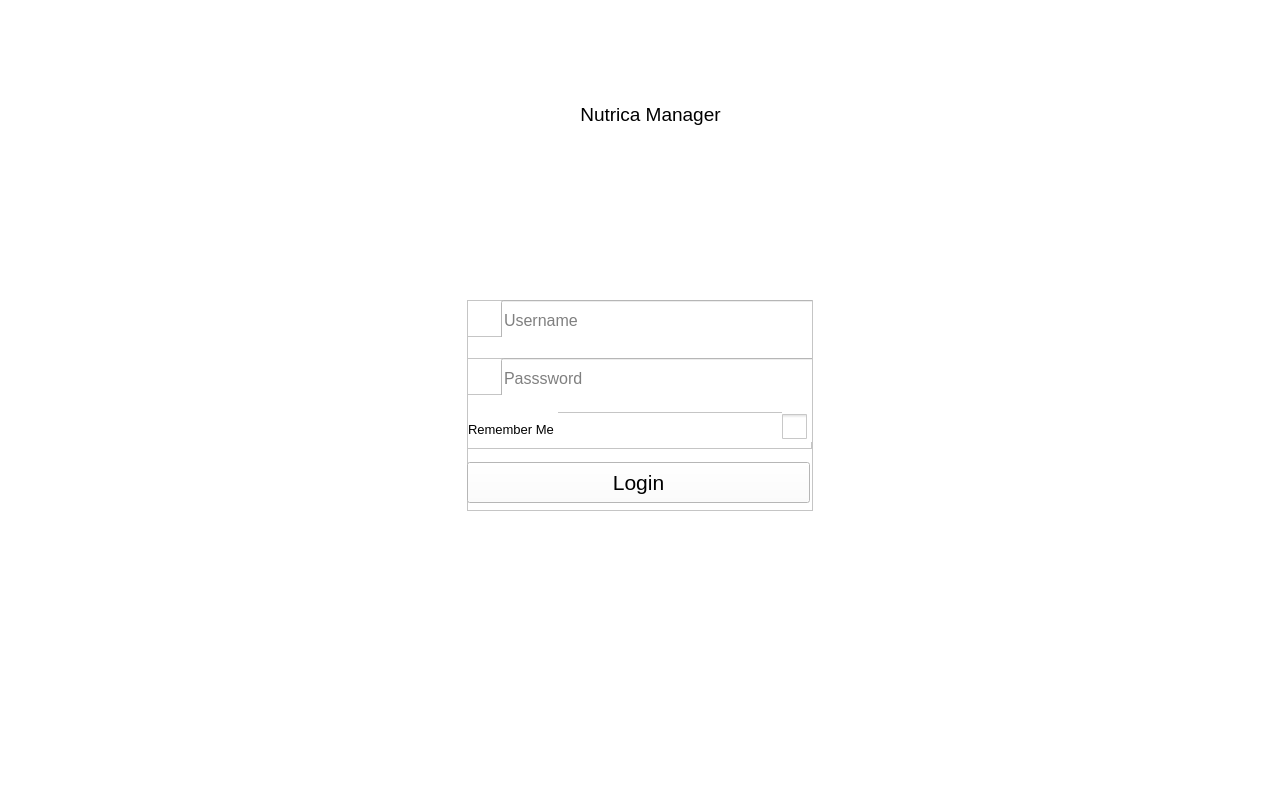
<?xml version="1.0" encoding="UTF-8"?>
<ui version="4.0">
 <class>MainWindow</class>
 <widget class="QMainWindow" name="MainWindow">
  <property name="geometry">
   <rect>
    <x>0</x>
    <y>0</y>
    <width>1280</width>
    <height>800</height>
   </rect>
  </property>
  <property name="minimumSize">
   <size>
    <width>1280</width>
    <height>800</height>
   </size>
  </property>
  <property name="maximumSize">
   <size>
    <width>1280</width>
    <height>800</height>
   </size>
  </property>
  <property name="font">
   <font>
    <pointsize>8</pointsize>
   </font>
  </property>
  <property name="windowTitle">
   <string/>
  </property>
  <property name="tabShape">
   <enum>QTabWidget::Rounded</enum>
  </property>
  <widget class="QWidget" name="centralwidget">
   <property name="sizePolicy">
    <sizepolicy hsizetype="Fixed" vsizetype="Fixed">
     <horstretch>0</horstretch>
     <verstretch>0</verstretch>
    </sizepolicy>
   </property>
   <property name="minimumSize">
    <size>
     <width>1280</width>
     <height>800</height>
    </size>
   </property>
   <property name="maximumSize">
    <size>
     <width>1280</width>
     <height>800</height>
    </size>
   </property>
   <widget class="QWidget" name="widget_login" native="true">
    <property name="geometry">
     <rect>
      <x>0</x>
      <y>0</y>
      <width>1280</width>
      <height>800</height>
     </rect>
    </property>
    <property name="minimumSize">
     <size>
      <width>1280</width>
      <height>800</height>
     </size>
    </property>
    <property name="maximumSize">
     <size>
      <width>1280</width>
      <height>800</height>
     </size>
    </property>
    <property name="sizeIncrement">
     <size>
      <width>0</width>
      <height>0</height>
     </size>
    </property>
    <property name="baseSize">
     <size>
      <width>0</width>
      <height>0</height>
     </size>
    </property>
    <property name="font">
     <font>
      <pointsize>8</pointsize>
     </font>
    </property>
    <property name="styleSheet">
     <string notr="true">QWidget {
	background: white;
}

</string>
    </property>
    <widget class="QFrame" name="login">
     <property name="geometry">
      <rect>
       <x>467</x>
       <y>300</y>
       <width>346</width>
       <height>211</height>
      </rect>
     </property>
     <property name="frameShape">
      <enum>QFrame::StyledPanel</enum>
     </property>
     <property name="frameShadow">
      <enum>QFrame::Raised</enum>
     </property>
     <widget class="QPushButton" name="submit_login">
      <property name="geometry">
       <rect>
        <x>0</x>
        <y>162</y>
        <width>343</width>
        <height>41</height>
       </rect>
      </property>
      <property name="font">
       <font>
        <pointsize>16</pointsize>
        <weight>50</weight>
        <bold>false</bold>
       </font>
      </property>
      <property name="text">
       <string>Login</string>
      </property>
     </widget>
     <widget class="QFrame" name="username_2">
      <property name="geometry">
       <rect>
        <x>0</x>
        <y>0</y>
        <width>345</width>
        <height>37</height>
       </rect>
      </property>
      <property name="frameShape">
       <enum>QFrame::StyledPanel</enum>
      </property>
      <property name="frameShadow">
       <enum>QFrame::Raised</enum>
      </property>
      <widget class="QLabel" name="icon">
       <property name="geometry">
        <rect>
         <x>5</x>
         <y>5</y>
         <width>21</width>
         <height>31</height>
        </rect>
       </property>
       <property name="styleSheet">
        <string notr="true">QLabel {
	image: url(:/userpass/icons/user.png);
}</string>
       </property>
       <property name="text">
        <string/>
       </property>
      </widget>
      <widget class="QLineEdit" name="username">
       <property name="geometry">
        <rect>
         <x>34</x>
         <y>0</y>
         <width>315</width>
         <height>41</height>
        </rect>
       </property>
       <property name="font">
        <font>
         <pointsize>12</pointsize>
        </font>
       </property>
       <property name="echoMode">
        <enum>QLineEdit::Normal</enum>
       </property>
       <property name="placeholderText">
        <string>Username</string>
       </property>
       <property name="clearButtonEnabled">
        <bool>true</bool>
       </property>
      </widget>
     </widget>
     <widget class="QFrame" name="rememberme">
      <property name="geometry">
       <rect>
        <x>0</x>
        <y>112</y>
        <width>345</width>
        <height>37</height>
       </rect>
      </property>
      <property name="styleSheet">
       <string notr="true">QCheckBox {
    spacing: 5px;
}


QCheckBox::indicator {
    width: 25px;
    height: 25px;
}

QCheckBox::indicator:unchecked {
    image: url(:/checkbox/icons/checkbox/unchecked.png);
}

QCheckBox::indicator:unchecked:hover {
    image: url(:/checkbox/icons/checkbox/unchecked.png);
}

QCheckBox::indicator:unchecked:pressed {
    image: url(:/checkbox/icons/checkbox/unchecked.png);
}

QCheckBox::indicator:checked {
    image: url(:/checkbox/icons/checkbox/checked.png);
}

QCheckBox::indicator:checked:hover {
    image: url(:/checkbox/icons/checkbox/checked.png);
}

QCheckBox::indicator:checked:pressed {
    image: url(:/checkbox/icons/checkbox/checked.png);
}</string>
      </property>
      <property name="frameShape">
       <enum>QFrame::StyledPanel</enum>
      </property>
      <property name="frameShadow">
       <enum>QFrame::Raised</enum>
      </property>
      <widget class="QLabel" name="label_4">
       <property name="geometry">
        <rect>
         <x>1</x>
         <y>0</y>
         <width>90</width>
         <height>35</height>
        </rect>
       </property>
       <property name="font">
        <font>
         <pointsize>10</pointsize>
        </font>
       </property>
       <property name="text">
        <string>Remember Me</string>
       </property>
      </widget>
      <widget class="QCheckBox" name="checkBox">
       <property name="geometry">
        <rect>
         <x>315</x>
         <y>-1</y>
         <width>31</width>
         <height>31</height>
        </rect>
       </property>
       <property name="font">
        <font>
         <pointsize>1</pointsize>
        </font>
       </property>
       <property name="text">
        <string/>
       </property>
       <property name="iconSize">
        <size>
         <width>16</width>
         <height>16</height>
        </size>
       </property>
       <property name="checked">
        <bool>false</bool>
       </property>
       <property name="autoExclusive">
        <bool>false</bool>
       </property>
       <property name="tristate">
        <bool>false</bool>
       </property>
      </widget>
      <zorder>checkBox</zorder>
      <zorder>label_4</zorder>
     </widget>
     <widget class="QFrame" name="password_2">
      <property name="geometry">
       <rect>
        <x>0</x>
        <y>58</y>
        <width>345</width>
        <height>37</height>
       </rect>
      </property>
      <property name="frameShape">
       <enum>QFrame::StyledPanel</enum>
      </property>
      <property name="frameShadow">
       <enum>QFrame::Raised</enum>
      </property>
      <widget class="QLabel" name="icon_2">
       <property name="geometry">
        <rect>
         <x>5</x>
         <y>5</y>
         <width>21</width>
         <height>31</height>
        </rect>
       </property>
       <property name="styleSheet">
        <string notr="true">QLabel {
	image: url(:/userpass/icons/password.png);
}</string>
       </property>
       <property name="text">
        <string/>
       </property>
      </widget>
      <widget class="QLineEdit" name="password">
       <property name="geometry">
        <rect>
         <x>34</x>
         <y>0</y>
         <width>315</width>
         <height>41</height>
        </rect>
       </property>
       <property name="font">
        <font>
         <pointsize>12</pointsize>
        </font>
       </property>
       <property name="echoMode">
        <enum>QLineEdit::Password</enum>
       </property>
       <property name="placeholderText">
        <string>Passsword</string>
       </property>
       <property name="clearButtonEnabled">
        <bool>true</bool>
       </property>
      </widget>
     </widget>
    </widget>
    <widget class="QLabel" name="title">
     <property name="geometry">
      <rect>
       <x>350</x>
       <y>99</y>
       <width>601</width>
       <height>31</height>
      </rect>
     </property>
     <property name="font">
      <font>
       <pointsize>14</pointsize>
      </font>
     </property>
     <property name="frameShape">
      <enum>QFrame::NoFrame</enum>
     </property>
     <property name="frameShadow">
      <enum>QFrame::Plain</enum>
     </property>
     <property name="text">
      <string>Nutrica Manager</string>
     </property>
     <property name="textFormat">
      <enum>Qt::AutoText</enum>
     </property>
     <property name="alignment">
      <set>Qt::AlignCenter</set>
     </property>
    </widget>
   </widget>
  </widget>
 </widget>
 <resources>
  <include location="../../Resources/test/test.qrc"/>
  <include location="resources/icon.qrc"/>
 </resources>
 <connections/>
</ui>
